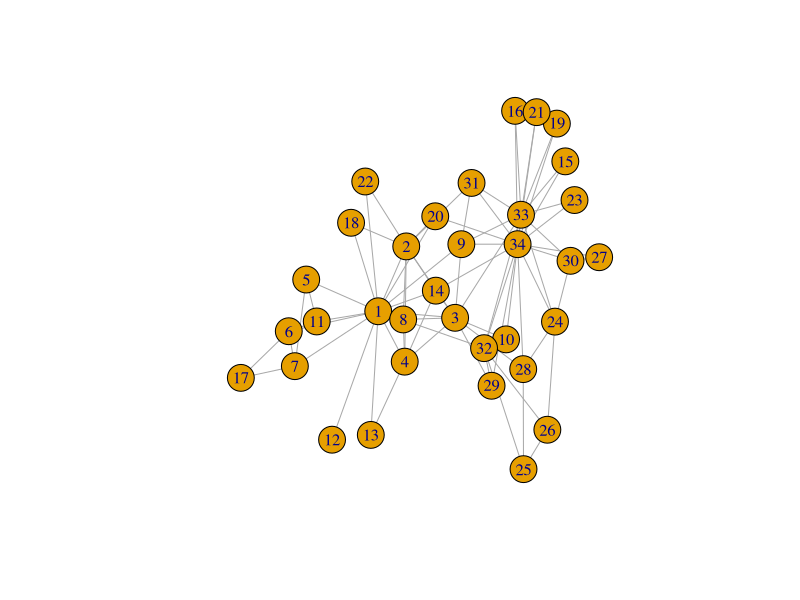
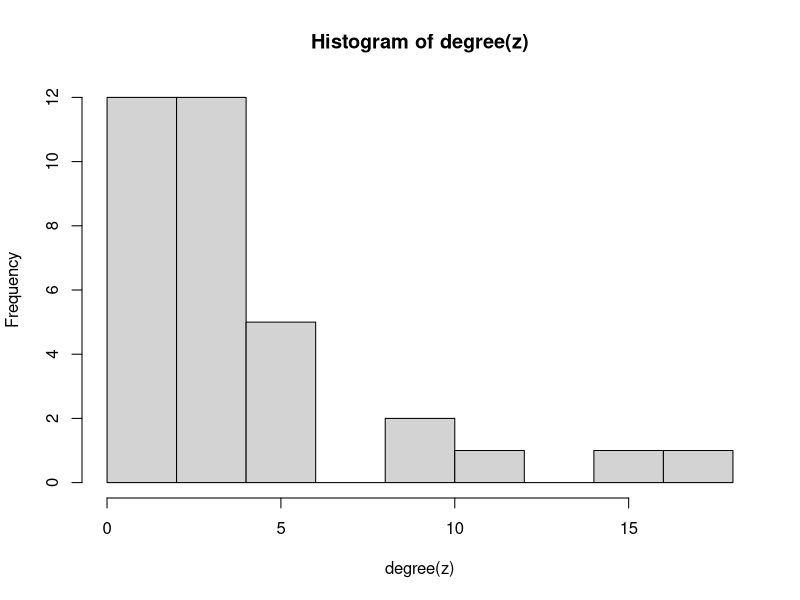

R code for these plots, in order:
## ---- chunk 1
library(igraph)
z <- make_graph("Zachary")
z
## ---- chunk 2
plot(z)
## ---- chunk 3
is_directed(z)
## ---- chunk 4
ecount(z)
## ---- chunk 5
vcount(z)
## ---- chunk 6
edge_density(z)
## ---- chunk 7
z$density <- edge_density(z)
z
## ---- chunk 8
count_components(z)
## ---- chunk 9
diameter(z)
## ---- chunk 10
mean_distance(z)
## ---- chunk 11
transitivity(z, type="average")
## ---- chunk 12
degree(z)
## ---- chunk 13
summary(degree(z))
## ---- chunk 14
hist(degree(z))
## ---- chunk 15
V(z)$degree <- degree(z)
## ---- chunk 16
degree(z, v = 3)
